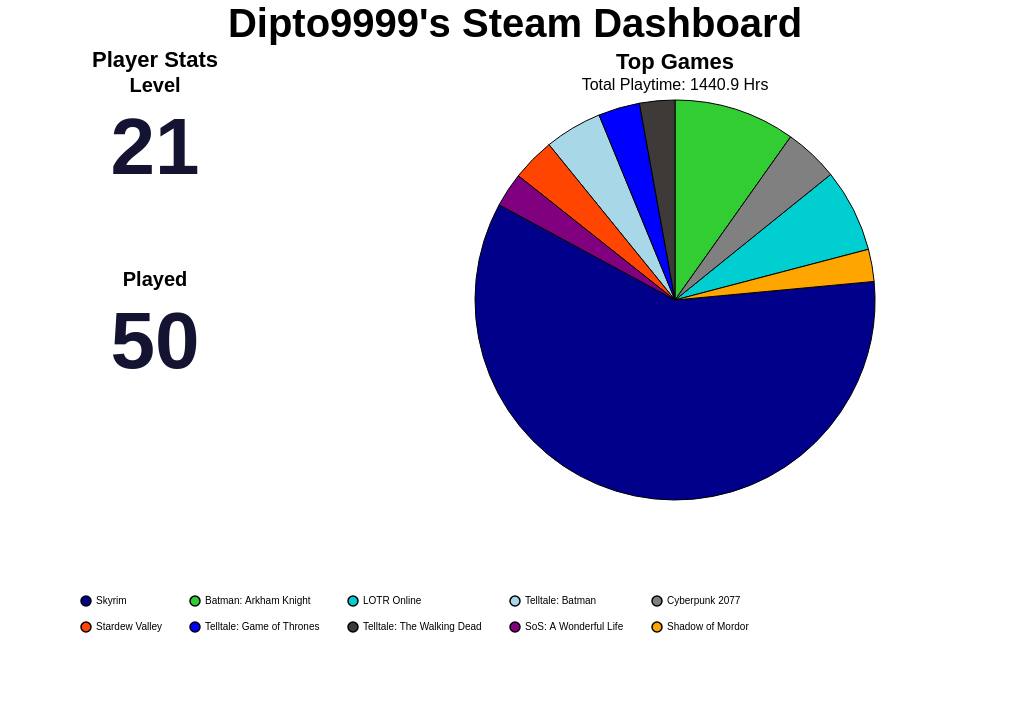

Specify this chart in Vega-Lite:
### Vega-Lite specification from a JSON file in a GitHub repository (floating-point values rounded to 4 significant figures)
{"background": null, "config": {"view": {"continuousWidth": 300, "continuousHeight": 300, "strokeOpacity": 0, "strokeWidth": 1.5}, "axis": {"labelFontSize": 12, "titleFontSize": 16}, "legend": {"labelFontSize": 12, "titleFontSize": 16}}, "hconcat": [{"vconcat": [{"data": {"name": "data-ce2f25787bade8ca3fba4cb14335a451"}, "mark": {"type": "text", "align": "center", "baseline": "middle", "color": "#141331", "fontSize": 80, "fontWeight": "bold"}, "encoding": {"text": {"field": "Value", "type": "quantitative"}, "x": {"axis": null, "field": "Metric", "type": "nominal"}, "y": {"value": 50}}, "height": 150, "title": {"text": "Level", "anchor": "middle", "fontSize": 20}, "width": 300}, {"data": {"name": "data-92b892d679d5fbeaa0a56e1238c7fc12"}, "mark": {"type": "text", "align": "center", "baseline": "middle", "color": "#141331", "fontSize": 80, "fontWeight": "bold"}, "encoding": {"text": {"field": "Value", "type": "quantitative"}, "x": {"axis": null, "field": "Metric", "type": "nominal"}, "y": {"value": 50}}, "height": 150, "title": {"text": "Played", "anchor": "middle", "fontSize": 20}, "width": 300}], "title": {"text": "Player Stats", "anchor": "middle", "fontSize": 22}}, {"data": {"name": "data-b2da6c3eee8efb20e4c0e498a7d77a12"}, "mark": {"type": "arc", "stroke": "black", "strokeWidth": 1}, "encoding": {"color": {"field": "name", "legend": {"columnPadding": 25, "columns": 5, "direction": "horizontal", "labelFontSize": 10, "orient": "bottom", "padding": 75, "rowPadding": 10, "title": "", "titleAlign": "center", "titleFontSize": 16}, "scale": {"range": ["#00008B", "#32CD32", "#00CED1", "#A8D7E7", "#808080", "#FF4500", "#0000FF", "#3D3A38", "#800080", "#FFA500", "#006400", "#8B0000", "#FFD700", "#4682B4", "#2E8B57"]}, "sort": null, "type": "nominal"}, "theta": {"field": "playtime_percentage", "type": "quantitative"}, "tooltip": [{"field": "name", "title": "Game", "type": "nominal"}, {"field": "playtime_forever", "format": ".1f", "title": "Time (Hrs)", "type": "quantitative"}, {"field": "playtime_percentage", "format": ".2f", "title": "Playtime (%)", "type": "quantitative"}]}, "height": 400, "title": {"text": "Top Games", "anchor": "middle", "fontSize": 22, "subtitle": "Total Playtime: 1440.9 Hrs", "subtitleFontSize": 16}, "width": 700}], "padding": {"left": 250, "right": 250, "top": 0, "bottom": 0}, "title": {"text": "Dipto9999's Steam Dashboard", "anchor": "middle", "fontSize": 40}, "$schema": "https://vega.github.io/schema/vega-lite/v5.20.1.json", "datasets": {"data-ce2f25787bade8ca3fba4cb14335a451": [{"Metric": "Level", "Value": 21}], "data-92b892d679d5fbeaa0a56e1238c7fc12": [{"Metric": "Played", "Value": 50}], "data-b2da6c3eee8efb20e4c0e498a7d77a12": [{"name": "Skyrim", "playtime_forever": 845.3, "appid": 72850, "playtime_percentage": 59.38}, {"name": "Batman: Arkham Knight", "playtime_forever": 139.7, "appid": 208650, "playtime_percentage": 9.81}, {"name": "LOTR Online", "playtime_forever": 95.7, "appid": 212500, "playtime_percentage": 6.72}, {"name": "Telltale: Batman", "playtime_forever": 66.22, "appid": 498240, "playtime_percentage": 4.65}, {"name": "Cyberpunk 2077", "playtime_forever": 62.43, "appid": 1091500, "playtime_percentage": 4.39}, {"name": "Stardew Valley", "playtime_forever": 49.5, "appid": 413150, "playtime_percentage": 3.48}, {"name": "Telltale: Game of Thrones", "playtime_forever": 47.68, "appid": 330840, "playtime_percentage": 3.35}, {"name": "Telltale: The Walking Dead", "playtime_forever": 40.52, "appid": 207610, "playtime_percentage": 2.85}, {"name": "SoS: A Wonderful Life", "playtime_forever": 39.42, "appid": 2111170, "playtime_percentage": 2.77}, {"name": "Shadow of Mordor", "playtime_forever": 37.05, "appid": 241930, "playtime_percentage": 2.6}]}}
